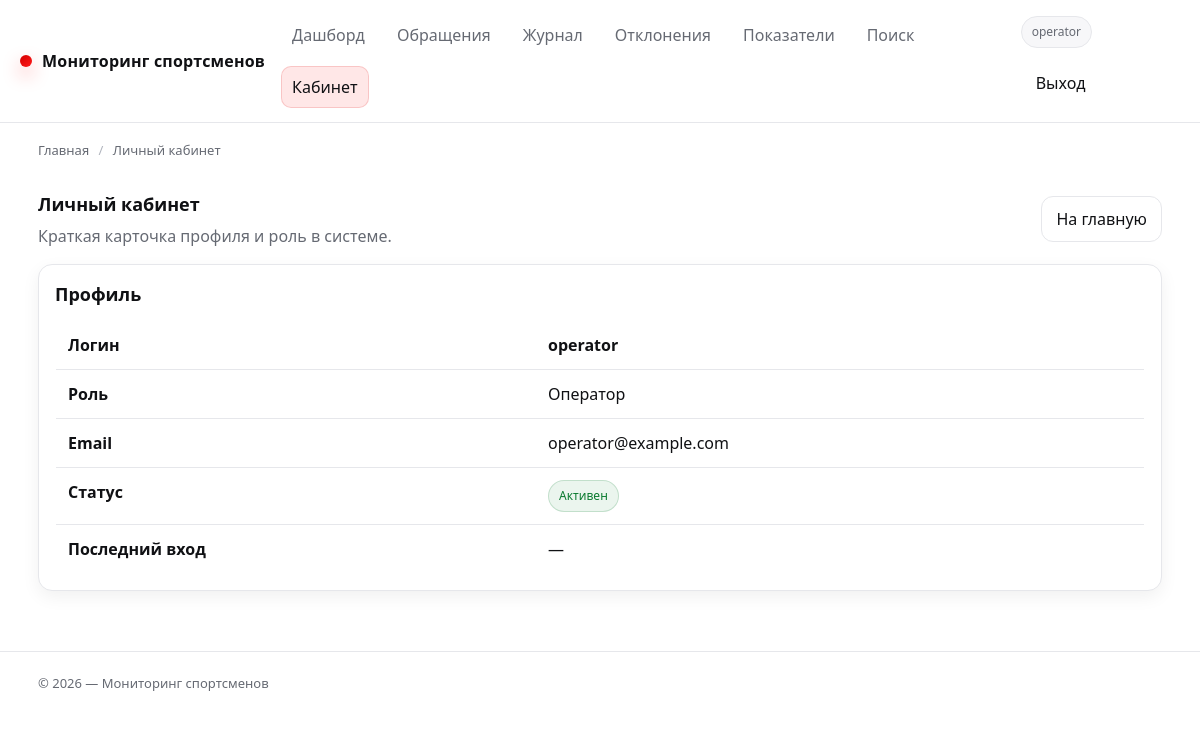
Before: /cabinet/ (signed in) with the older database file.
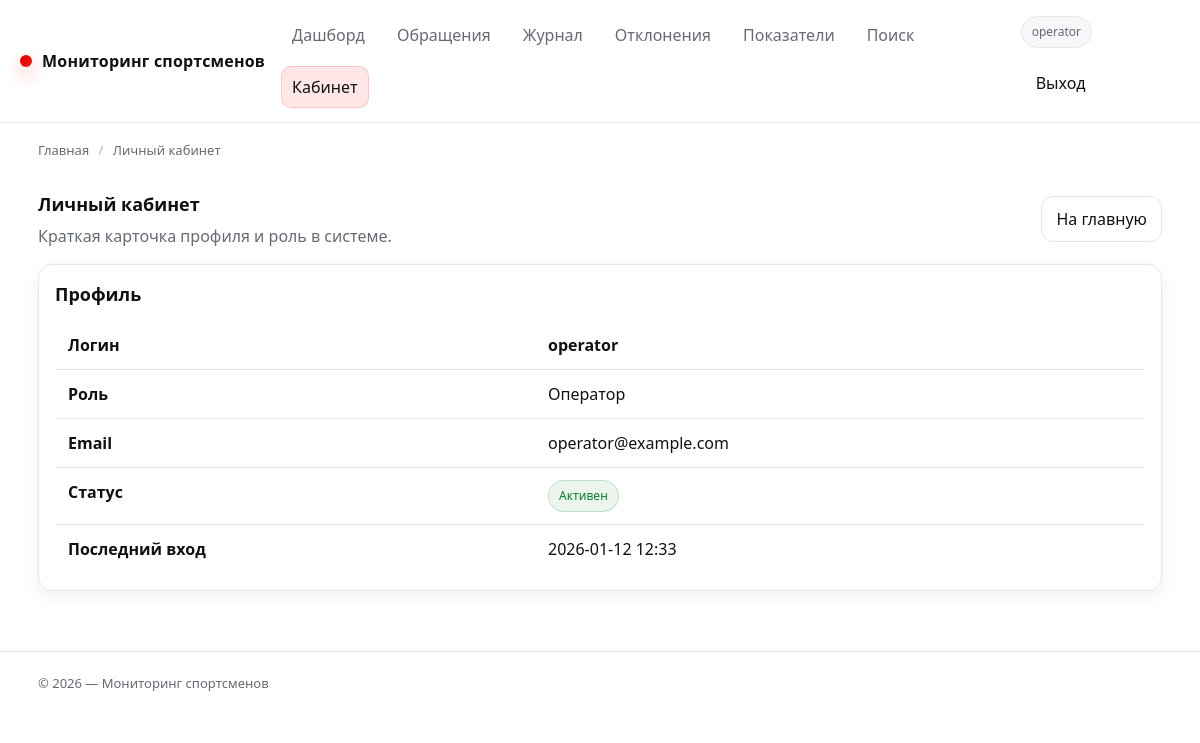
After: the same page with the newer database file.
### app/models.py (models this page shows, shortened)
class User(db.Model, UserMixin):
    __tablename__ = "users"
    id = db.Column(db.Integer, primary_key=True)
    username = db.Column(db.String(64), unique=True, nullable=False, index=True)
    email = db.Column(db.String(120), unique=True, nullable=True, index=True)
    password_hash = db.Column(db.String(255), nullable=False)
    role = db.Column(db.String(32), nullable=False, default=ROLE_USER, index=True)
    is_active = db.Column(db.Boolean, nullable=False, default=True)
    created_at = db.Column(db.DateTime, nullable=False, default=datetime.utcnow)
    last_login_at = db.Column(db.DateTime, nullable=True)
    measurements_created = db.relationship(
        "Measurement",
        back_populates="created_by",
        lazy="select",
    )
    feedback_created = db.relationship(
        "Feedback",
        back_populates="author",
        lazy="select",
    )
    exports_created = db.relationship(
        "ExportBatch",
        back_populates="created_by",
        lazy="select",
    )
    teams_managed = db.relationship(
        "Team",
        back_populates="coach",
        lazy="select",
    )
    alerts_closed = db.relationship(
        "Alert",
        back_populates="closed_by",
        lazy="select",
        foreign_keys="Alert.closed_by_id",
    )
    audit_events = db.relationship(
        "AuditLog",
        back_populates="user",
        lazy="select",
    )
    athlete = db.relationship(
        "Athlete",
        back_populates="user",
        uselist=False,
        lazy="select",
    )
    def has_role(self, *roles: str) -> bool:
        return self.role in roles

### app/cabinet.py (the view, shortened to what this page needs)
@bp.get("/")
@login_required
def cabinet_home():
    bc = crumbs(("Главная", url_for("routes.index")), ("Личный кабинет", ""))
    role_labels = {
        ROLE_ADMIN: "Администратор",
        ROLE_DOCTOR: "Врач",
        ROLE_COACH: "Тренер",
        ROLE_OPERATOR: "Оператор",
        ROLE_USER: "Спортсмен",
    }
    role_title = role_labels.get(getattr(current_user, "role", None), "—")
    athlete_profile = getattr(current_user, "athlete", None)
    is_coach_role = is_coach(current_user)
    team_label = None
    coach_team = None
    team_members = []
    users_pool = []
    if athlete_profile and athlete_profile.team:
        team_label = athlete_profile.team.name
    return render_template(
        "cabinet.html",
        breadcrumbs=bc,
        athlete_profile=athlete_profile,
        role_title=role_title,
        team_label=team_label,
        coach_team=coach_team,
        team_members=team_members,
        users_pool=users_pool,
    )

### app/__init__.py (called while the page is built)
@login_manager.user_loader
def load_user(user_id: str):
    try:
        return db.session.get(User, int(user_id))
    except Exception:
        return None

### app/permissions.py (called while the page is built)
def _is_active_user(user: Optional[User]) -> bool:
    return bool(user and getattr(user, "is_authenticated", False) and getattr(user, "is_active", True))

def has_role(user: Optional[User], *roles: str) -> bool:
    if not _is_active_user(user):
        return False
    return bool(getattr(user, "has_role", lambda *_: False)(*roles))

def is_admin(user: Optional[User]) -> bool:
    return has_role(user, ROLE_ADMIN)

def is_doctor(user: Optional[User]) -> bool:
    return has_role(user, ROLE_DOCTOR)

def is_coach(user: Optional[User]) -> bool:
    return has_role(user, ROLE_COACH)

def is_operator(user: Optional[User]) -> bool:
    return has_role(user, ROLE_OPERATOR)

def is_user(user: Optional[User]) -> bool:
    return has_role(user, ROLE_USER)

def is_staff(user: Optional[User]) -> bool:
    return has_role(user, ROLE_ADMIN, ROLE_DOCTOR, ROLE_COACH, ROLE_OPERATOR)

### app/utils.py (called while the page is built)
def crumbs(*items: Tuple[str, str]) -> List[Dict[str, str]]:
    return [{"title": title, "url": url or ""} for title, url in items]

### app/templates/cabinet.html (shortened to what this page needs)
{% extends "base.html" %}
{% block content %}
  <div class="row space-between">
    <div>
      <h1 class="card__title" style="margin:0;">Личный кабинет</h1>
      <p class="card__subtitle" style="margin:6px 0 0;">
        Краткая карточка профиля и роль в системе.
      </p>
    </div>
    <div class="row">
      <a class="btn" href="{{ url_for('routes.index') }}">На главную</a>
    </div>
  </div>
  <div class="card mt-16">
    <div class="card__body">
      <h2 class="card__title">Профиль</h2>
      <table class="table mt-12">
        <tbody>
          <tr>
            <th>Логин</th>
            <td><b>{{ current_user.username }}</b></td>
          </tr>
          <tr>
            <th>Роль</th>
            <td>{{ role_title }}</td>
          </tr>
          <tr>
            <th>Email</th>
            <td>{{ current_user.email or "—" }}</td>
          </tr>
          <tr>
            <th>Статус</th>
            <td>
              {% if current_user.is_active %}
                <span class="badge badge--ok">Активен</span>
              {% else %}
                <span class="badge badge--warn">Неактивен</span>
              {% endif %}
            </td>
          </tr>
          <tr>
            <th>Последний вход</th>
            <td>{{ current_user.last_login_at.strftime('%Y-%m-%d %H:%M') if current_user.last_login_at else "—" }}</td>
          </tr>
        </tbody>
      </table>
    </div>
  </div>
{% endblock %}

### app/templates/partials/_nav.html (shortened to what this page needs)
<header class="header">
  <div class="container header__inner">
    <a class="brand" href="{{ url_for('routes.index') }}">
      <span class="brand__dot" aria-hidden="true"></span>
      <span>{{ APP_TITLE or "Мониторинг спортсменов" }}</span>
    </a>
    <nav class="nav" aria-label="Навигация">
      {% if is_authenticated %}
        <a href="{{ url_for('routes.index') }}"
           class="{% if request.endpoint == 'routes.index' %}is-active{% endif %}">
          Дашборд
        </a>
      {% endif %}
      <a href="{{ url_for('feedback.feedback_home') }}"
         class="{% if request.endpoint and request.endpoint.startswith('feedback.') %}is-active{% endif %}">
        Обращения
      </a>
      {% if is_staff %}
        <a href="{{ url_for('routes.catalog') }}"
           class="{% if request.endpoint == 'routes.catalog' %}is-active{% endif %}">
          Журнал
        </a>
        <a href="{{ url_for('routes.offers') }}"
           class="{% if request.endpoint == 'routes.offers' %}is-active{% endif %}">
          Отклонения
        </a>
        {% if is_admin or is_doctor or is_operator %}
          <a href="{{ url_for('routes.categories') }}"
             class="{% if request.endpoint == 'routes.categories' %}is-active{% endif %}">
            Показатели
          </a>
        {% endif %}
        <a href="{{ url_for('routes.search') }}"
           class="{% if request.endpoint == 'routes.search' %}is-active{% endif %}">
          Поиск
        </a>
      {% endif %}
      {% if current_user.is_authenticated %}
        <a href="{{ url_for('cabinet.cabinet_home') }}"
           class="{% if request.endpoint and request.endpoint.startswith('cabinet.') %}is-active{% endif %}">
          Кабинет
        </a>
      {% endif %}
    </nav>
    <div class="row">
      {% if current_user.is_authenticated %}
        <span class="badge" data-tip="Роль: {{ current_user.role }}">
          {{ current_user.username }}
        </span>
        <a class="btn btn--ghost" href="{{ url_for('auth.logout') }}">Выход</a>
      {% else %}
        <a class="btn" href="{{ url_for('auth.login') }}">Вход</a>
        <a class="btn btn--primary" href="{{ url_for('auth.register') }}">Регистрация</a>
      {% endif %}
    </div>
  </div>
</header>

Changed rows visible on the page:
changed User "operator": last_login_at "—" → "2026-01-12 12:33"
